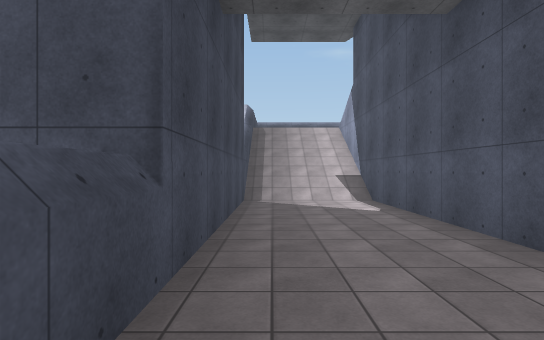
View 1 (above)

22 first-person views from a walk through a scene from a Unity 3-D project. The camera is 1.5 m above the floor, looks level and sees 80° across. The floor is counted in squares, 2 m on a side. Each view is taken from the middle of a square. On the plan, view 1 faces up. The plan holds only what a view shows up to about 11 squares ahead; the rest is blank. The place goes on beyond the plan. Surface patterns are stand-ins for the level's own textures.

View 2
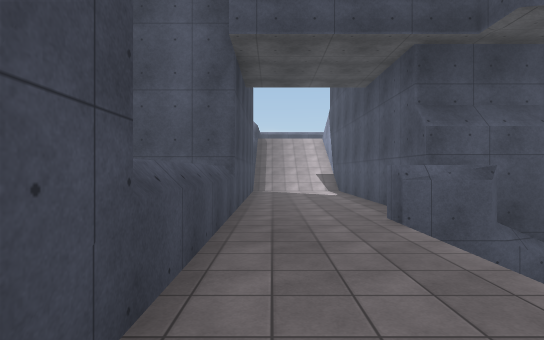

View 3
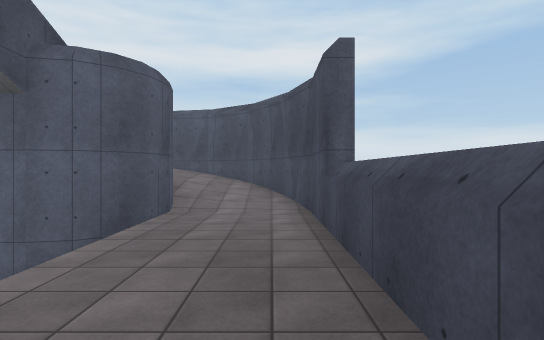

View 4
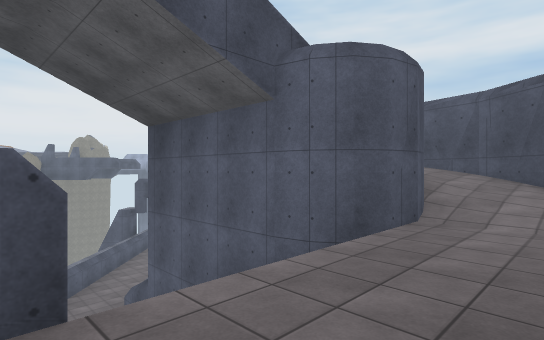

View 5
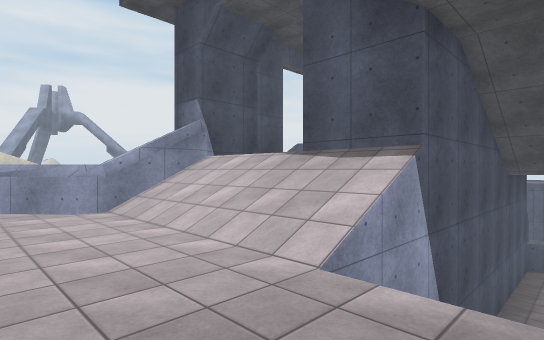

View 6
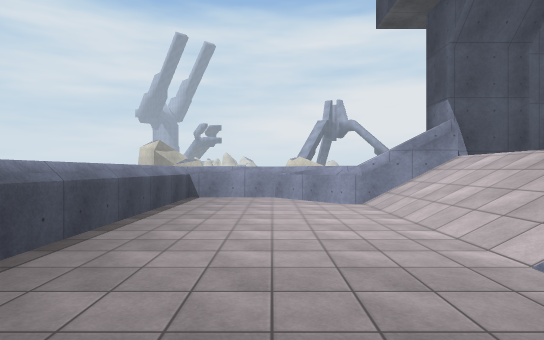

View 7
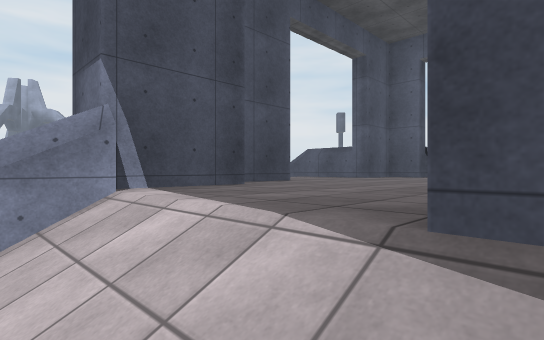

View 8
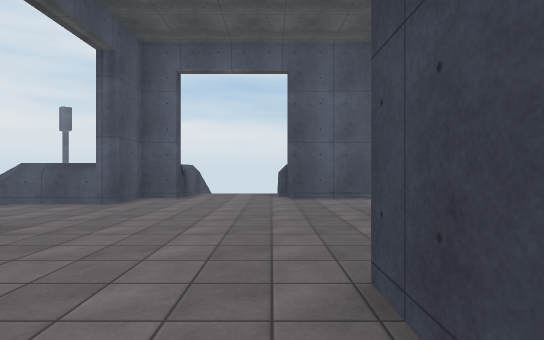

View 9
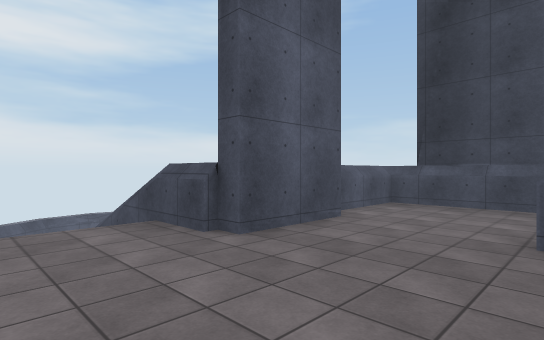

View 10
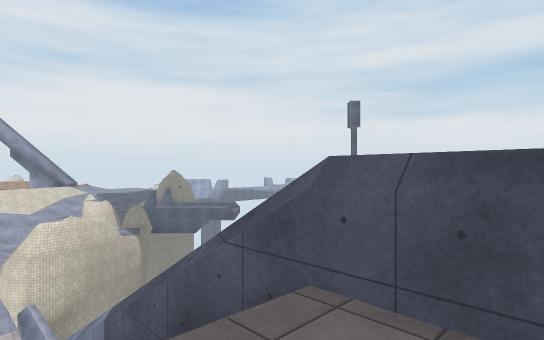

View 11
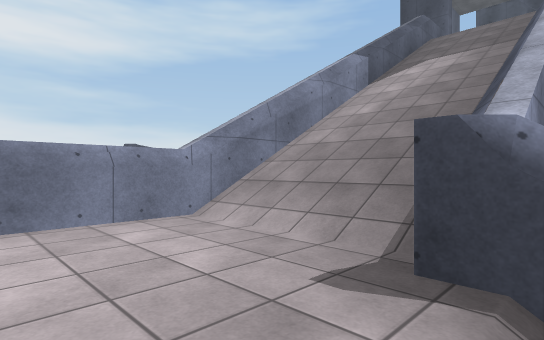

View 12
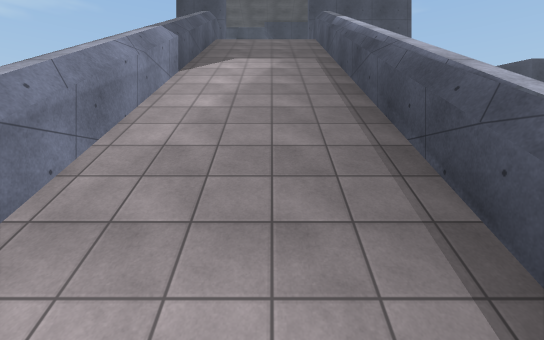

View 13
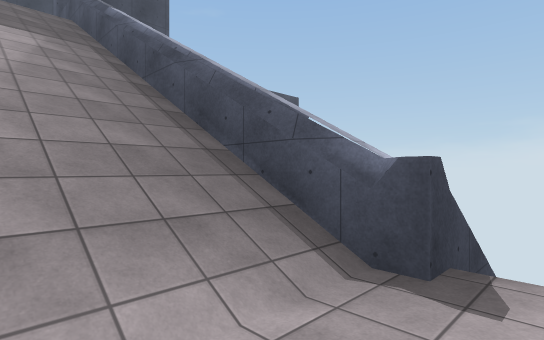

View 14
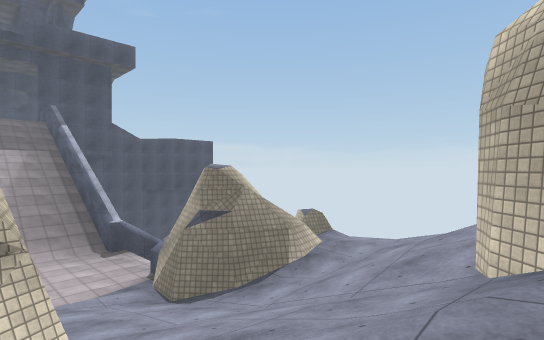

View 15
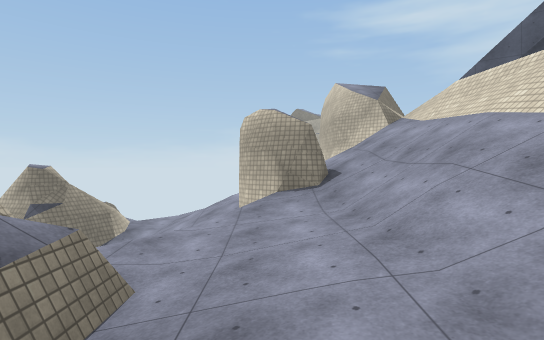

View 16
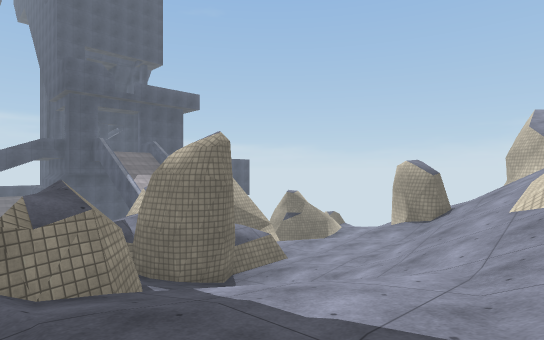

View 17
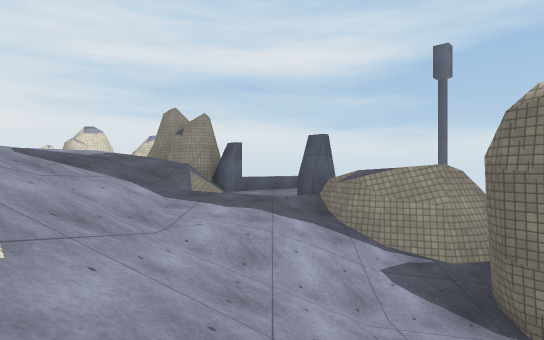

View 18
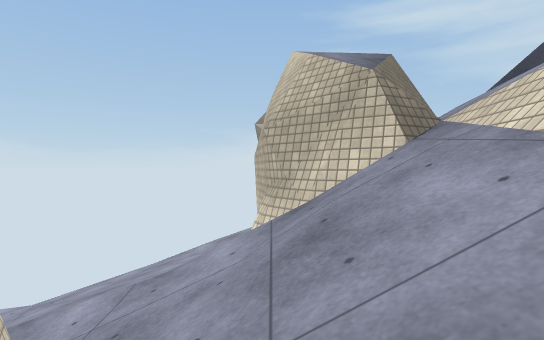

View 19
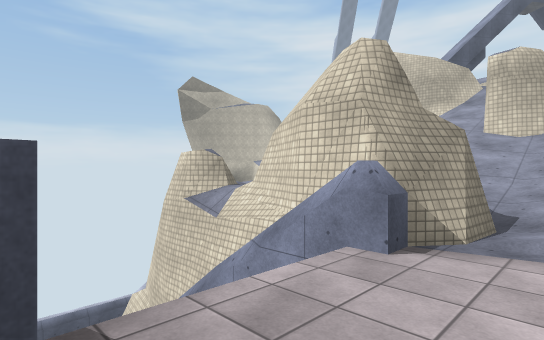

View 20
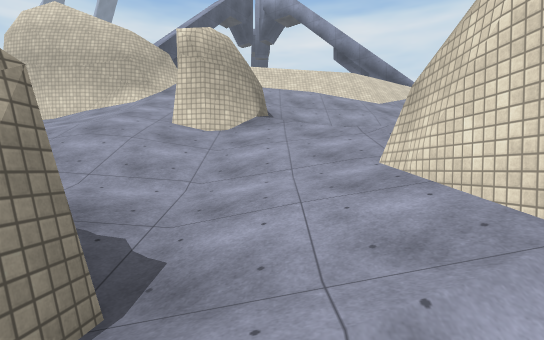

View 21
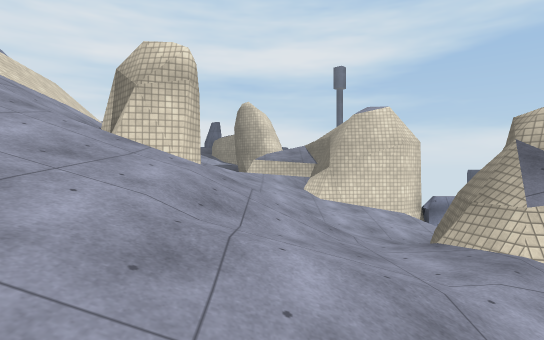

View 22
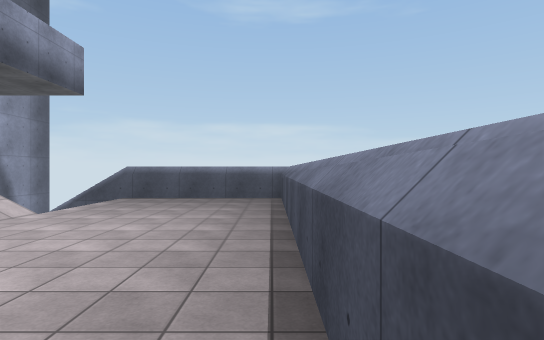

### Floor plan
Key: @ floor where view 1 was taken; # wall or solid block; . main floor; : floor 1.5 m higher than the main floor; - floor 1.5 m lower than the main floor; + floor 3.25 m higher than the main floor; _ floor 3.25 m lower than the main floor; * floor 4.75 m higher than the main floor; % floor 6.5 m higher than the main floor; < floor 6.5 m lower than the main floor; ( floor 9.5 m lower than the main floor; / step, stairs or slope; = window, fence, low wall or low ledge; ^ raised ledge; v drop or lower ground.
Columns run from 1 left of view 1 to 33 right of it. Each row starts with its distance up from view 1.
 17 ###########           ###
 16 #*********#
 15 #*********#
 14 #*********#
 13 #********##                  (//
 12 #///****##                  ////#
 11 #///////#              #=/-/////#
 10 #///##//##             #////////###
  9 #///##%%%#             ###./////#^/
  8 #...##%%%##         #  ###=//////##
  7 #...#%%%%%###########//###-///#///=
  6 #...#%%%%%%%////////____#/-///##//=
  5 #...#%%%%%%%////////____//////////=
  4 #...%%%%%%%%////////____//////.////
  3 #...%%%%%%#################//..////
  2 #...##%%%##               #/...////
  1 #..###%%/#                #^^=.////
  0 #@./                         #.////
 -1 #../       <<             ^###///+/
 -2 #..///  ///<<<#            ^##///+/
 -3 #..###  ###<<<              ###//+/
 -4 #..#                          v#++/
 -5 #../                           ^++/
 -6 ##.::                          +++/
 -7  ##::                          ++##
 -8   ###                           ^

Positions as (right, up) in squares from view 1, and headings:
1: (0, 0), facing up
2: (0, -4), facing up
3: (0, 2), facing down
4: (0, 1), facing down-right
5: (1, 14), facing down-right
6: (0, 14), facing right
7: (4, 11), facing down-right
8: (5, 10), facing down
9: (7, 5), facing down-left
10: (9, 5), facing down-right
11: (21, 7), facing down-left
12: (20, 5), facing left
13: (20, 4), facing up-left
14: (29, 3), facing up-left
15: (29, -1), facing up
16: (33, -4), facing up-left
17: (31, 3), facing down
18: (31, 5), facing up
19: (19, 5), facing up-right
20: (22, 5), facing right
21: (27, 12), facing down
22: (8, 16), facing left
